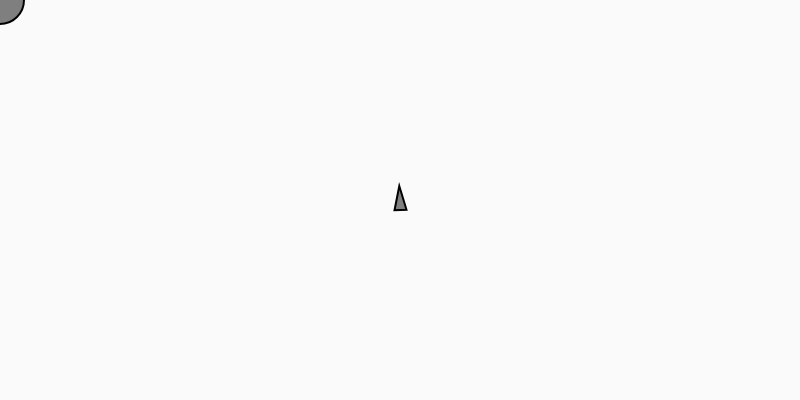
Frame 1 (no input)
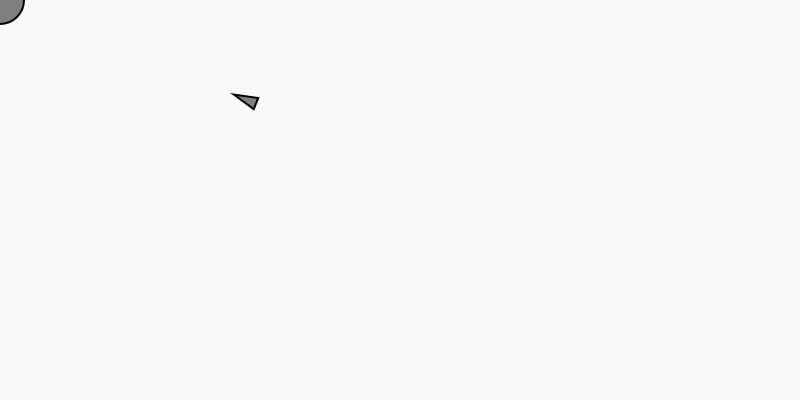
Frame 60 (no input)
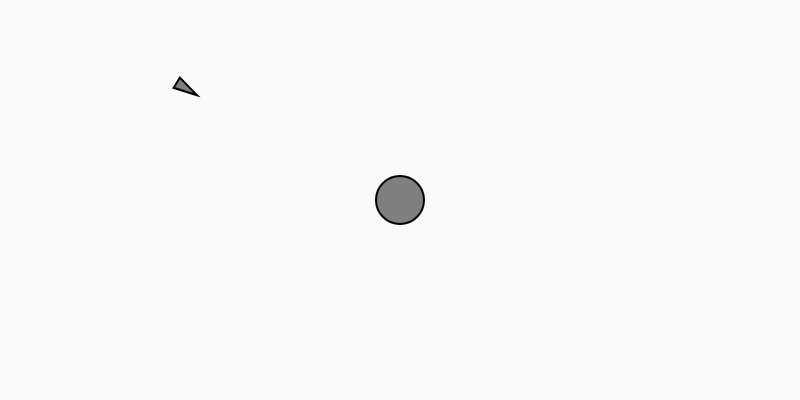
Frame 120 (the mouse pressed at the canvas centre since frame 60)

The p5.js sketch that drew these frames (run headless with seeded random() and noise() and a simulated clock; from frame 60 on, the mouse is pressed at the canvas centre):

// p5.js sketch
// ── sketch.js
/* 
modified form of seeking, where the agent slows down as it approaches the target,
coming to a smooth stop instead of overshooting or stopping abruptly
*/

let vehicle;

function setup() {
  createCanvas(800, 400);
  vehicle = new Vehicle(width / 2, height / 2);
}

function draw() {
  background(250);
  let mouse = createVector(mouseX, mouseY);

  fill(127);
  stroke(0);
  strokeWeight(2);
  circle(mouse.x, mouse.y, 48);

  // steering behaviors for agent
  vehicle.arrive(mouse);
  vehicle.update();
  vehicle.show();
}

// ── vehicle.js
class Vehicle {
  constructor(x, y) {
    this.acc = createVector(0, 0);
    this.vel = createVector(0, -2);
    this.pos = createVector(x, y);
    this.r = 6;
    this.maxspeed = 4;
    this.maxforce = 0.1;
  }

  update() {
    this.vel.add(this.acc);
    this.vel.limit(this.maxspeed);
    this.pos.add(this.vel);
    this.acc.mult(0);
  }

  applyForce(force) {
    this.acc.add(force);
  }

  arrive(target) {
    let desired = p5.Vector.sub(target, this.pos);
    let d = desired.mag();
    // scale with arbitrary damping within 100 pixels
    if (d < 100) {
      let m = map(d, 0, 100, 0, this.maxspeed);
      desired.setMag(m);
    } else {
      desired.setMag(this.maxspeed);
    }

    let steer = p5.Vector.sub(desired, this.vel);
    steer.limit(this.maxforce);
    this.applyForce(steer);
  }

  show() {
    let angle = this.vel.heading();
    fill(127);
    stroke(0);
    strokeWeight(2);
    push();
    translate(this.pos.x, this.pos.y);
    rotate(angle);
    beginShape();
    vertex(this.r * 2, 0);
    vertex(-this.r * 2, -this.r);
    vertex(-this.r * 2, this.r);
    endShape(CLOSE);
    pop();
  }
}
